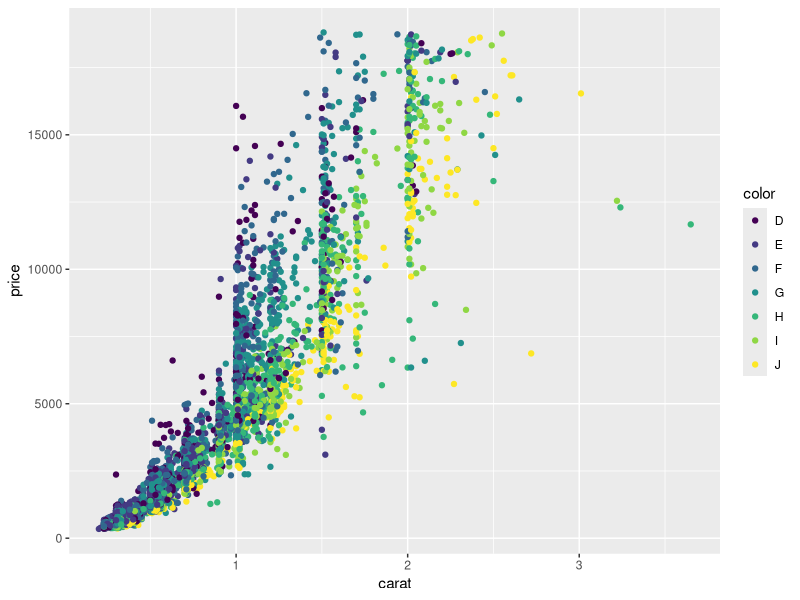

This chart was generated by the following R code:
## ---- chunk 1
library(ggplot2)
library(tidyverse)
library(magrittr)
data(diamonds)
summary(diamonds)
dshort <- diamonds %>% sample_frac(0.1)
ggplot(dshort) + geom_point(aes(x=carat, y=price, color=color))
## ---- chunk 2
5+5
## ---- chunk 3
#summary(diamonds[1:10,1])
#diamonds[1:3,c("carat", "cut")]
#diamonds[1:3,c(1, 3, 5)]
## ---- chunk 4
#dsmall = diamonds[sample(nrow(diamonds),200),]
## ---- chunk 5
# library(Rcmdr)
# library(RcmdrMisc) # for running R Commander generated code
## ---- chunk 6
# library(RcmdrPlugin.IPSUR)
# library(RcmdrPlugin.HH)
## ---- chunk 7
# pnorm(q = 3, mean=0, sd=1)
## ---- chunk 8
# qnorm(p=0.975, mean=0,sd=1)
## ---- chunk 9
# rexp(n = 10, rate = 10)
## ---- chunk 10
# library(fitdistrplus)
## ---- chunk 11
# birthminutes = c(5, 64, 78, 115, 177, 245, 247, 262, 271, 428,
#                 455, 492, 494, 549, 635, 649, 653, 693, 729, 776,
#                 785, 846, 847, 873, 886, 914, 991, 1017, 1062, 1087,
#                 1105, 1134, 1149, 1187, 1189, 1191, 1210, 1237, 1251, 1264,
#                 1283, 1337, 1407, 1435)
# birthminutes
## ---- chunk 12
# interarrival = birthminutes[2:length(birthminutes)] -  birthminutes[1:length(birthminutes)-1]
# interarrival
## ---- chunk 13
# library(fitdistrplus)
# plotdist(interarrival)
## ---- chunk 14
# descdist(interarrival)
## ---- chunk 15
# baby <- fitdist(interarrival, distr = "exp")
# summary(baby)
## ---- chunk 16
# par(mfrow = c(2, 2))
# 
# denscomp(baby)
# qqcomp(baby)
# cdfcomp(baby)
# ppcomp(baby)
# par(mfrow = c(1,1))
## ---- chunk 17
# gofbaby <-gofstat(baby)
# gofbaby
# gofbaby$kstest
## ---- chunk 18
# A <- array(c(1, 2, 1, 1, -1, -2, 0, 3, -1), dim = c(3,3))
# A
## ---- chunk 19
# row1 <- c(1, 1, 0)
# row2 <- c(2, -1, 3)
# row3 <- c(1, -2, -1)
# Arow <- rbind(row1, row2, row3)
# Arow
## ---- chunk 20
# col1 <- c(1,2,1)
# col2 <- c(1,-1,-2)
# col3 <- c(0, 3, -1)
# Acol <- cbind(col1, col2, col3)
# Acol
## ---- chunk 21
# print(A)
# b= c(0, 3, 3)
# print(b)
## ---- chunk 22
# solve(A,b)
